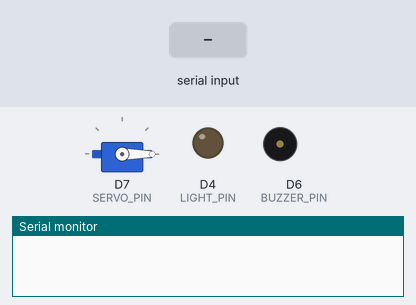
A sketch run on a simulated ESP8266 (NodeMCU). Parts: servo, output pins drawn as LEDs (lit = HIGH), buzzer (waves = sounding, pin HIGH), the last lines printed to the serial monitor. The inputs (shaded band) are chosen by the test bench.

Above: at 1.2 s.
1.3 s: "rain\n" received over Serial
At 2.5 s:
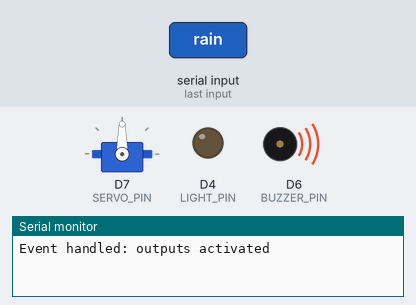
2.8 s: "1\n" received over Serial
At 3.7 s:
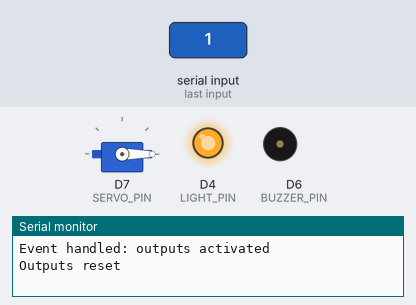
4.3 s: "plant\n" received over Serial
At 4.9 s:
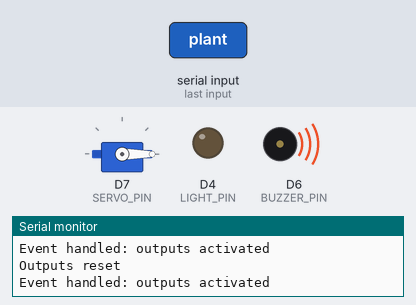
5.8 s: "goal\n" received over Serial
At 7.0 s:
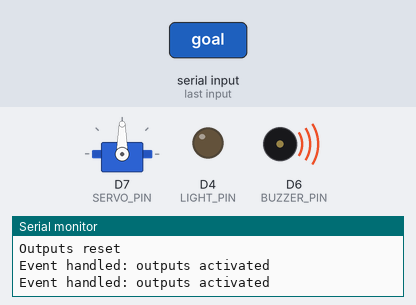
7.3 s: "0\n" received over Serial
At 8.4 s:
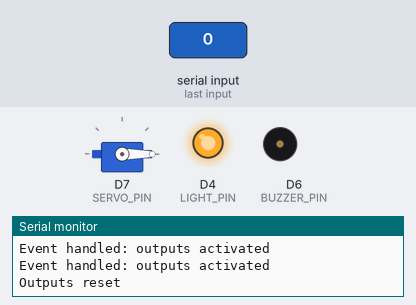
Timing chart, 0 to 9.8 s (numbered marks = the images above; inputs shaded):
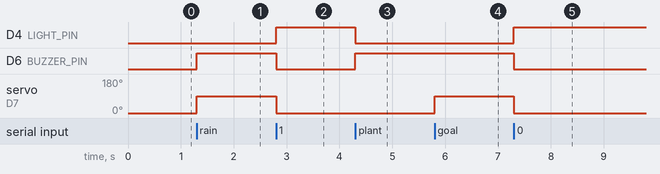

Measured:
- after the input at 1.3 s, D6 (BUZZER_PIN): LOW → HIGH at once; servo on D7 (SERVO_PIN): 0° → 90° at once
- after the input at 2.8 s, D4 (LIGHT_PIN): LOW → HIGH at once; D6 (BUZZER_PIN): HIGH → LOW at once; servo on D7 (SERVO_PIN): 90° → 0° at once
- after the input at 4.3 s, D4 (LIGHT_PIN): HIGH → LOW at once; D6 (BUZZER_PIN): LOW → HIGH at once
- after the input at 5.8 s, servo on D7 (SERVO_PIN): 0° → 90° at once
- after the input at 7.3 s, D4 (LIGHT_PIN): LOW → HIGH at once; D6 (BUZZER_PIN): HIGH → LOW at once; servo on D7 (SERVO_PIN): 90° → 0° at once

The sketch:

event_box.ino
```cpp
// Event response logic. Replace simulateEvent() with an HTTP/API result later.
#include <Servo.h>

const int LIGHT_PIN = LED_BUILTIN;
const int BUZZER_PIN = D6;
const int SERVO_PIN = D7;
Servo flagServo;

void setup() {
  pinMode(LIGHT_PIN, OUTPUT);
  pinMode(BUZZER_PIN, OUTPUT);
  flagServo.attach(SERVO_PIN);
  flagServo.write(0);
  Serial.begin(115200);
}

void loop() {
  // Demo trigger: type rain, goal, plant, or clear in the Serial Monitor.
  if (Serial.available()) {
    String event = Serial.readStringUntil('\n');
    event.trim();
    simulateEvent(event);
  }
}

void simulateEvent(String event) {
  bool active = event == "rain" || event == "goal" || event == "plant";
  digitalWrite(LIGHT_PIN, active ? LOW : HIGH);
  digitalWrite(BUZZER_PIN, (event == "rain" || event == "goal" || event == "plant") ? HIGH : LOW);
  flagServo.write((event == "rain" || event == "goal") ? 90 : 0);
  Serial.println(active ? "Event handled: outputs activated" : "Outputs reset");
}
```
